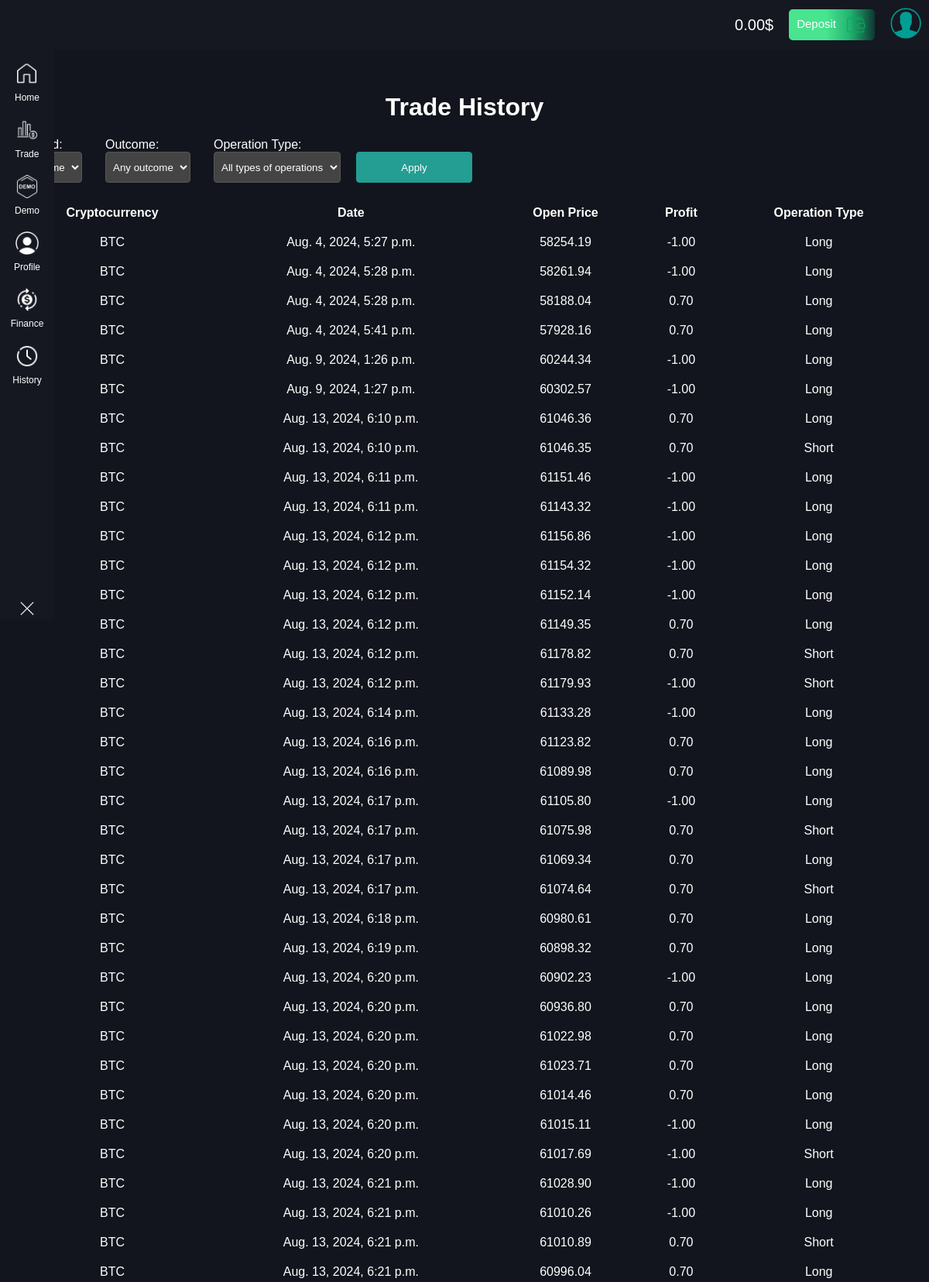
The page /history/ (signed in, upper part) on the database its author committed.
### app/models.py (models this page shows, shortened)
class CustomUser(AbstractBaseUser, PermissionsMixin):
    full_name = models.CharField(max_length=255)
    email = models.EmailField(unique=True)
    phone = models.CharField(max_length=15, unique=True)
    date_of_birth = models.DateField()
    balance = models.DecimalField(max_digits=10, decimal_places=2, default=0.00)
    demo_balance = models.DecimalField(max_digits=10, decimal_places=2, default=50000)
    profit = models.DecimalField(max_digits=10, decimal_places=2, default=0.00)
    demo_profit = models.DecimalField(max_digits=10, decimal_places=2, default=0.00)
    date_joined = models.DateTimeField(default=timezone.now)
    is_active = models.BooleanField(default=True)
    is_staff = models.BooleanField(default=False)
    groups = models.ManyToManyField(Group, related_name='customuser_set', blank=True)
    user_permissions = models.ManyToManyField(Permission, related_name='customuser_set', blank=True)
    objects = CustomUserManager()
    USERNAME_FIELD = 'email'
    REQUIRED_FIELDS = ['full_name', 'phone', 'date_of_birth']

class Position(models.Model):
    POSITION_TYPES = (
        ('long', 'Long'),
        ('short', 'Short'),
    )
    user = models.ForeignKey(CustomUser, on_delete=models.CASCADE)
    crypto = models.ForeignKey(CryptoCurrency, on_delete=models.CASCADE)
    position_type = models.CharField(max_length=5, choices=POSITION_TYPES)
    amount = models.DecimalField(max_digits=10, decimal_places=2)
    open_price = models.DecimalField(max_digits=10, decimal_places=2)
    open_time = models.DateTimeField(auto_now_add=True)
    duration = models.IntegerField()
    closed = models.BooleanField(default=False)
    demo = models.BooleanField(default=False)
    profit = models.DecimalField(max_digits=10, decimal_places=2, null=True, blank=True)

class CryptoCurrency(models.Model):
    name = models.CharField(max_length=50)
    symbol = models.CharField(max_length=10)
    img = models.ImageField(upload_to="Img/", verbose_name="Изображение продукта")

### app/views.py (the view)
# urls.py: path('history/', PositionListView.as_view(), name='history'),
class PositionListView(LoginRequiredMixin, ListView):
    model = Position
    template_name = 'app/history.html'
    context_object_name = 'positions'
    login_url = '/login'
    redirect_field_name = 'redirect_to'
    def get_queryset(self):
        queryset = super().get_queryset().filter(user=self.request.user)
        form = PositionFilterForm(self.request.GET)
        if form.is_valid():
            period = form.cleaned_data.get('period')
            outcome = form.cleaned_data.get('outcome')
            position_type = form.cleaned_data.get('position_type')
            if period == 'year':
                queryset = queryset.filter(open_time__gte=timezone.now() - timezone.timedelta(days=365))
            elif period == 'month':
                queryset = queryset.filter(open_time__gte=timezone.now() - timezone.timedelta(days=30))
            if outcome == 'positive':
                queryset = queryset.filter(profit__gt=0)
            elif outcome == 'negative':
                queryset = queryset.filter(profit__lt=0)
            if position_type == 'long':
                queryset = queryset.filter(position_type='long')
            elif position_type == 'short':
                queryset = queryset.filter(position_type='short')
        return queryset
    def get_context_data(self, **kwargs):
        context = super().get_context_data(**kwargs)
        context['form'] = PositionFilterForm(self.request.GET)
        context['balance'] = self.request.user.balance
        return context

### app/forms.py
class PositionFilterForm(forms.Form):
    PERIOD_CHOICES = [
        ('all_time', 'All time'),
        ('year', 'Year'),
        ('month', 'Month'),
    ]
    OUTCOME_CHOICES = [
        ('any', 'Any outcome'),
        ('positive', 'Positive'),
        ('negative', 'Negative'),
    ]
    POSITION_TYPE_CHOICES = [
        ('all', 'All types of operations'),
        ('long', 'Long'),
        ('short', 'Short'),
    ]
    period = forms.ChoiceField(choices=PERIOD_CHOICES, label="Period", required=False)
    outcome = forms.ChoiceField(choices=OUTCOME_CHOICES, label="Outcome", required=False)
    position_type = forms.ChoiceField(choices=POSITION_TYPE_CHOICES, label="Operation Type", required=False)

### app/templates/app/history.html
{% extends 'app/base.html' %}
{% load static %}
{% block content %}
<div class="history">
    <h1>Trade History</h1>
    <form method="get" class="filter-form">
        {{ form.as_p }}
        <button type="submit">Apply</button>
    </form>
    {% if positions|length > 0 %}
    <table>
        <thead>
            <tr>
                <th>Cryptocurrency</th>
                <th>Date</th>
                <th>Open Price</th>
                <th>Profit</th>
                <th>Operation Type</th>
            </tr>
        </thead>
        <tbody>
                {% for position in positions %}
                <tr>
                    <td>{{ position.crypto.name }}</td>
                    <td>{{ position.open_time }}</td>
                    <td>{{ position.open_price }}</td>
                    <td>{{ position.profit }}</td>
                    <td>{{ position.get_position_type_display }}</td>
                </tr>
                {% endfor %}
        </tbody>
    </table>
    {% else %}
        <h1>You have not made any trades</h1>
    {% endif %}
</div>
{% endblock %}

### app/templates/app/base.html (shortened to what this page needs)
    {% load static %}
    <!DOCTYPE html>
    <html>
    <head>
        <link type="text/css" href="{% static 'app/css/style.css' %}" rel="stylesheet" />
    </head>
    <header class="header">
        <div class="balance">
            <span id="balance">{{ balance }}$</span>
            <button><a href="{% url 'deposit' %}">Deposit</a><a href="{% url 'deposit' %}"><img src="{% static 'app/img/wallet.png' %}"></a></button>
        </div>
        <div class="profile-icon">
            <a href="{% url 'profile' %}"><img src="{% static 'app/img/profile_2.png' %}" alt="Profile"></a>
        </div>
    </header>
    <body class="body">
        <div class="content">
            <div class="sidebar">
                <div class="items">
                    <div class="menu-item">
                        <a href="{% url 'index' %}"><img src="{% static 'app/img/home.png' %}" alt="Trade"></a>
                        <span><a href="{% url 'index' %}">Home</a></span>
                    </div>
                    <div class="menu-item">
                        <a href="{% url 'trade' %}"><img src="{% static 'app/img/trade.png' %}" alt="Trade"></a>
                        <span><a href="{% url 'trade' %}">Trade</a></span>
                    </div>
                    <div class="menu-item">
                        <a href="{% url 'demo_trade' %}"><img src="{% static 'app/img/demo.png' %}" alt="Trade"></a>
                        <span><a href="{% url 'demo_trade' %}">Demo</a></span>
                    </div>
                    <div class="menu-item">
                        <a href="{% url 'profile' %}"><img src="{% static 'app/img/profile_1.png' %}" alt="Profile"></a>
                        <span><a href="{% url 'profile' %}">Profile</a></span>
                    </div>
                    <div class="menu-item">
                        <a href="{% url 'deposit' %}"><img src="{% static 'app/img/finance.png' %}" alt="Finance"></a>
                        <span><a href="{% url 'deposit' %}">Finance</a></span>
                    </div>
                    <div class="menu-item">
                        <a href="{% url 'history' %}"><img src="{% static 'app/img/history.png' %}" alt="History"></a>
                        <span><a href="{% url 'history' %}">History</a></span>
                    </div>
                </div>
                <div class="close-sidebar">
                    <a href="{% url 'logout' %}"><img src="{% static 'app/img/exit.png' %}" alt="Logout"></a>
                </div>
            </div>
        </div>
        {% block content %}
        {% endblock %}
    </body>
    </html>

### app/static/app/css/style.css (style rules this page uses)
body { font-family: Inner, sans-serif; margin: 0; padding: 0; }
.header { z-index: 2; }
.sidebar { width: 70px; height: 100vh; background: #151821; color: #fff; display: flex; flex-direction: column; align-items: center; position: fixed; }
.items { padding: 60px; }
.menu-item { display: flex; flex-direction: column; align-items: center; margin: 20px 0; }
.menu-item img { width: 30px; height: 30px; }
.menu-item span { font-size: 12px; margin-top: 5px; }
.menu-item a, .sidebar a { color: white; text-decoration: none; }
.close-sidebar { margin-top: auto; }
.close-sidebar img { width: 20px; height: 20px; }
.header { position: fixed; display: flex; justify-content: right; align-items: center; padding: 10px 20px; background: #151821; color: #fff; width: 100%; }
.header .balance { display: flex; align-items: center; }
.header .balance span { margin-right: 20px; font-size: 20px; }
.balance button { background: linear-gradient(90deg, rgba(73,228,144,1) 0%, rgba(73,228,144,1) 43%, rgba(35,179,113,1) 71%, rgba(13,55,51,1) 100%); border: none; border-radius: 5px; padding: 5px 10px; cursor: pointer; color: white; margin-right: 20px; font-size: 15px; }
.balance button a { text-decoration: none; color: white; }
.balance img { width: 30px; vertical-align: middle; margin-left: 10px; }
.header .profile-icon img { width: 40px; height: 40px; }
.profile-icon { padding-right: 30px; }
.body { background: #12151d no-repeat center center fixed; background-size: cover; }
.filter-form { display: flex; justify-content: left; align-items: end; margin-bottom: 20px; }
.filter-form p { display: flex; flex-direction: column; color: white; margin: 0 10px; }
.history { padding: 20px; margin: 0 auto; border-radius: 8px; max-width: 1200px; }
.history h1 { text-align: center; color: white; margin-top: 100px; }
table { width: 100%; border-collapse: collapse; margin-top: 20px; }
th, td { padding: 10px; text-align: center; vertical-align: middle; white-space: nowrap; }
th { color: white; }
tbody { color: white; }
.filter-form select, .filter-form button { padding: 5px; margin-right: 10px; background-color: #444; color: white; border: 1px solid #555; border-radius: 4px; height: 40px; }
.filter-form button { cursor: pointer; width: 150px; height: 40px; border: 1px solid #249D92; background-color: #249D92; vertical-align: middle; }

### rows shown on the page
CustomUser: balance "0.00"
Position: crypto.name "BTC", open_time "Aug. 4, 2024, 5:27 p.m.", open_price "58254.19", profit "-1.00", position_type "Long"
Position: crypto.name "BTC", open_time "Aug. 4, 2024, 5:28 p.m.", open_price "58261.94", profit "-1.00", position_type "Long"
Position: crypto.name "BTC", open_time "Aug. 4, 2024, 5:28 p.m.", open_price "58188.04", profit "0.70", position_type "Long"
Position: crypto.name "BTC", open_time "Aug. 4, 2024, 5:41 p.m.", open_price "57928.16", profit "0.70", position_type "Long"
Position: crypto.name "BTC", open_time "Aug. 9, 2024, 1:26 p.m.", open_price "60244.34", profit "-1.00", position_type "Long"
Position: crypto.name "BTC", open_time "Aug. 9, 2024, 1:27 p.m.", open_price "60302.57", profit "-1.00", position_type "Long"
Position: crypto.name "BTC", open_time "Aug. 13, 2024, 6:10 p.m.", open_price "61046.36", profit "0.70", position_type "Long"
Position: crypto.name "BTC", open_time "Aug. 13, 2024, 6:10 p.m.", open_price "61046.35", profit "0.70", position_type "Short"
Position: crypto.name "BTC", open_time "Aug. 13, 2024, 6:11 p.m.", open_price "61151.46", profit "-1.00", position_type "Long"
Position: crypto.name "BTC", open_time "Aug. 13, 2024, 6:11 p.m.", open_price "61143.32", profit "-1.00", position_type "Long"
Position: crypto.name "BTC", open_time "Aug. 13, 2024, 6:12 p.m.", open_price "61156.86", profit "-1.00", position_type "Long"
Position: crypto.name "BTC", open_time "Aug. 13, 2024, 6:12 p.m.", open_price "61154.32", profit "-1.00", position_type "Long"
Position: crypto.name "BTC", open_time "Aug. 13, 2024, 6:12 p.m.", open_price "61152.14", profit "-1.00", position_type "Long"
Position: crypto.name "BTC", open_time "Aug. 13, 2024, 6:12 p.m.", open_price "61149.35", profit "0.70", position_type "Long"
Position: crypto.name "BTC", open_time "Aug. 13, 2024, 6:12 p.m.", open_price "61178.82", profit "0.70", position_type "Short"
Position: crypto.name "BTC", open_time "Aug. 13, 2024, 6:12 p.m.", open_price "61179.93", profit "-1.00", position_type "Short"
Position: crypto.name "BTC", open_time "Aug. 13, 2024, 6:14 p.m.", open_price "61133.28", profit "-1.00", position_type "Long"
Position: crypto.name "BTC", open_time "Aug. 13, 2024, 6:16 p.m.", open_price "61123.82", profit "0.70", position_type "Long"
Position: crypto.name "BTC", open_time "Aug. 13, 2024, 6:16 p.m.", open_price "61089.98", profit "0.70", position_type "Long"
Position: crypto.name "BTC", open_time "Aug. 13, 2024, 6:17 p.m.", open_price "61105.80", profit "-1.00", position_type "Long"
Position: crypto.name "BTC", open_time "Aug. 13, 2024, 6:17 p.m.", open_price "61075.98", profit "0.70", position_type "Short"
Position: crypto.name "BTC", open_time "Aug. 13, 2024, 6:17 p.m.", open_price "61069.34", profit "0.70", position_type "Long"
Position: crypto.name "BTC", open_time "Aug. 13, 2024, 6:17 p.m.", open_price "61074.64", profit "0.70", position_type "Short"
Position: crypto.name "BTC", open_time "Aug. 13, 2024, 6:18 p.m.", open_price "60980.61", profit "0.70", position_type "Long"
Position: crypto.name "BTC", open_time "Aug. 13, 2024, 6:19 p.m.", open_price "60898.32", profit "0.70", position_type "Long"
Position: crypto.name "BTC", open_time "Aug. 13, 2024, 6:20 p.m.", open_price "60902.23", profit "-1.00", position_type "Long"
Position: crypto.name "BTC", open_time "Aug. 13, 2024, 6:20 p.m.", open_price "60936.80", profit "0.70", position_type "Long"
Position: crypto.name "BTC", open_time "Aug. 13, 2024, 6:20 p.m.", open_price "61022.98", profit "0.70", position_type "Long"
Position: crypto.name "BTC", open_time "Aug. 13, 2024, 6:20 p.m.", open_price "61023.71", profit "0.70", position_type "Long"
Position: crypto.name "BTC", open_time "Aug. 13, 2024, 6:20 p.m.", open_price "61014.46", profit "0.70", position_type "Long"
Position: crypto.name "BTC", open_time "Aug. 13, 2024, 6:20 p.m.", open_price "61015.11", profit "-1.00", position_type "Long"
Position: crypto.name "BTC", open_time "Aug. 13, 2024, 6:20 p.m.", open_price "61017.69", profit "-1.00", position_type "Short"
Position: crypto.name "BTC", open_time "Aug. 13, 2024, 6:21 p.m.", open_price "61028.90", profit "-1.00", position_type "Long"
Position: crypto.name "BTC", open_time "Aug. 13, 2024, 6:21 p.m.", open_price "61010.26", profit "-1.00", position_type "Long"
Position: crypto.name "BTC", open_time "Aug. 13, 2024, 6:21 p.m.", open_price "61010.89", profit "0.70", position_type "Short"
Position: crypto.name "BTC", open_time "Aug. 13, 2024, 6:21 p.m.", open_price "60996.04", profit "0.70", position_type "Long"
